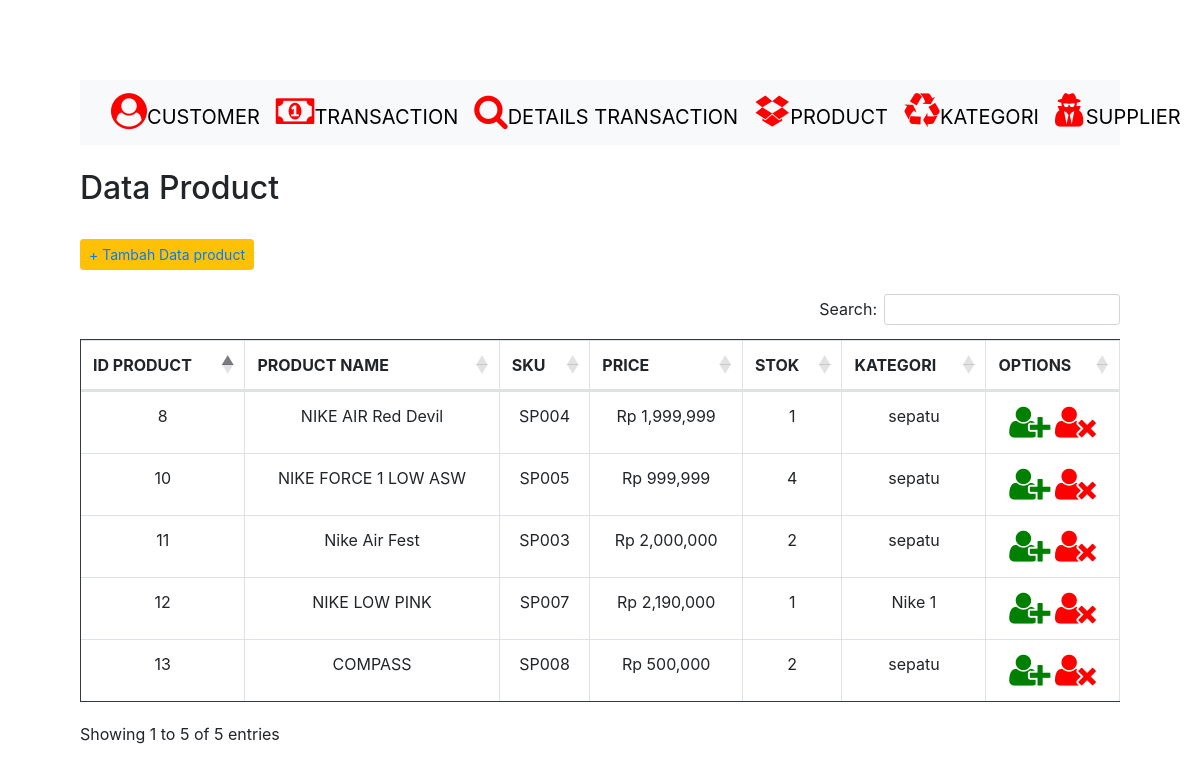
/PHP/product.php/index.php, run on the app's committed database.
### tables this page shows
CREATE TABLE `product` (
  `productID` int(11) NOT NULL,
  `productname` varchar(100) DEFAULT NULL,
  `sku` varchar(100) DEFAULT NULL,
  `price` int(11) DEFAULT NULL,
  `stok` varchar(100) DEFAULT NULL,
  `kategoriID` int(11) NOT NULL
);

CREATE TABLE `kategori` (
  `kategoriID` int(11) NOT NULL,
  `kategoriname` varchar(100) DEFAULT NULL,
  `deskripsi` varchar(100) DEFAULT NULL
);

### PHP/product.php/index.php (the view, shortened to what this page needs)
<?php
include 'header.php';
?>
<div id="main-content">
    <h2>Data Product</h2>
    <br><button type="button" class="btn btn-warning btn-sm"> <a href="add_product.php">+ Tambah Data product</a></button> <br> <br>
    <?php
    include 'koneksi.php';
    $sql = "SELECT product.productID, product.productname, product.sku, product.price, product.stok, kategori.kategoriname
    FROM product
    INNER JOIN	kategori
    ON product.kategoriID=kategori.kategoriID
    order by stok ASC";
    $result = mysqli_query($conn, $sql) or die("Query Bermasalah");
    if (mysqli_num_rows($result) > 0) {
    ?>
        <table id="datatable" class="table table-white table-bordered border-dark" style="text-align: center;">
            <thead>
                <th>ID PRODUCT</th>
                <th>PRODUCT NAME</th>
                <th>SKU</th>
                <th>PRICE</th>
                <th>STOK</th>
                <th>KATEGORI</th>
                <th>OPTIONS</th>
            </thead>
            <tbody>
                <?php
                while ($row = mysqli_fetch_assoc($result)) {
                ?>
                    <tr>
                        <td><?php echo $row['productID']; ?></td>
                        <td><?php echo $row['productname']; ?></td>
                        <td><?php echo $row['sku']; ?></td>
                        <td><?php echo "Rp ".number_format ($row['price']); ?></td>
                        <td><?php echo $row['stok']; ?></td>
                        <td><?php echo $row['kategoriname']; ?></td>
                        <td>
                            <a href='update_product.php?productID=<?php echo $row['productID']; ?>'><i class="fa fa-user-plus" style="font-size:36px;color:green"></i></a>
                            <a href='delete_product.php?productID=<?php echo $row['productID']; ?>'><i class="fa fa-user-times" style="font-size:36px;color:red"></i></a>
                        </td>
                    </tr>
                <?php } ?>
            </tbody>
        </table>
    <?php } else {
        echo "<h2>No Record Found</h2>";
    }
    ?>
</div>
</body>
</html>

### data on the page
product: productID "8", productname "NIKE AIR Red Devil", sku "SP004", price "1,999,999", stok "1", kategoriID.kategoriname "sepatu"
product: productID "12", productname "NIKE LOW PINK", sku "SP007", price "2,190,000", stok "1", kategoriID.kategoriname "Nike 1"
product: productID "11", productname "Nike Air Fest", sku "SP003", price "2,000,000", stok "2", kategoriID.kategoriname "sepatu"
product: productID "13", productname "COMPASS", sku "SP008", price "500,000", stok "2", kategoriID.kategoriname "sepatu"
product: productID "10", productname "NIKE FORCE 1 LOW ASW", sku "SP005", price "999,999", stok "4", kategoriID.kategoriname "sepatu"
